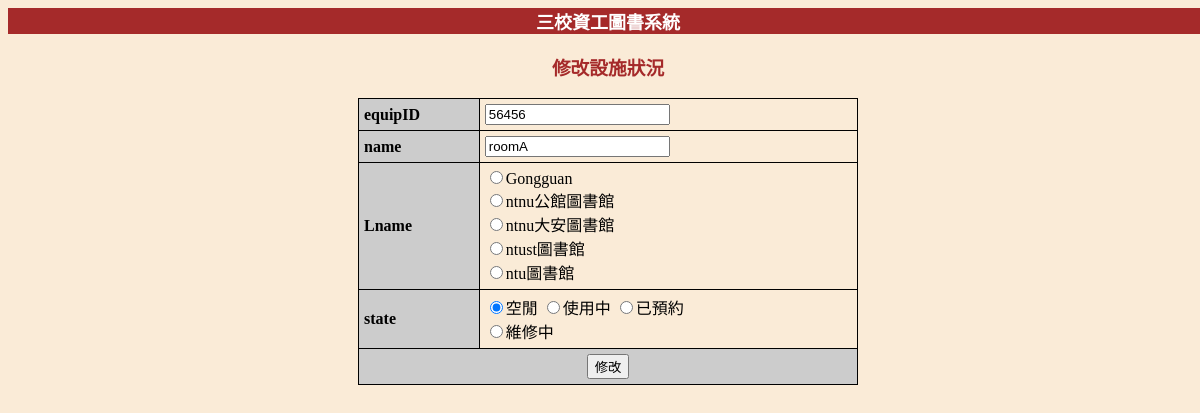
The app's page /manager/updateequip.php?id=56456 with its own data.
### tables this page shows
Create table EQUIPMENT (
	equipID varchar(20),
    name varchar(100),
    Lname varchar(100),
    state varchar(100),
    PRIMARY KEY(equipID),
    foreign key (Lname) references LIBRARY(Lname) on delete cascade
);

Create table LIBRARY (
	Lname varchar(100),
    school varchar(100),
    address varchar(100),
    phone varchar(100),
    url varchar(100),
    PRIMARY KEY(Lname)
);

### manager/updateequip.php (the view, shortened to what this page needs)
<html>
<head>
</head>
<body>
<div id="banner" class="banner" style="background-color:brown;">
			<p style="color: white; font-size: large;font-weight: bolder">三校資工圖書系統
</div>
<h3 align="center" style="color:brown">修改設施狀況</h3>
    <?php
        $conn=require_once "db_info.php";
        $equipID=$_GET["id"];
        $sql = "SELECT * FROM equipment where equipID = '$equipID'";
        $result=mysqli_query($conn,$sql);
        $row = mysqli_fetch_assoc($result);
        $name = $row['name'];
        $Lname = $row['Lname'];
        $state = $row['state'];
    ?>
	<form action="run_updateequip.php" method="post">
	  <table width="500" border="1" bgcolor="#cccccc" align="center">
		<tr>
			<th>equipID</th>
			<td bgcolor="antiquewhite"><input type="text" name="equipID" value="<?php echo $equipID; ?>" readonly/></td>
		</tr>
		<tr>
		  <th>name</th>
		  <td bgcolor="antiquewhite"><input type="text" name="name" value="<?php echo $name; ?>" /></td>
		</tr>
		 <tr>
		  <th>Lname</th>
		  <td bgcolor="antiquewhite">
		  <?php
            $sql2 = "SELECT * FROM library";
            $result2 = mysqli_query($conn, $sql2);
            if ($result2->num_rows > 0) {
                while ($row2 = mysqli_fetch_array($result2, MYSQLI_ASSOC)) {
                    echo "<input type='radio' name='Lname' value='".$row2['Lname']."'";
                    if ($Lname == $row2['Lname']){echo "checked";}
                    echo "/>".$row2['Lname'] ."</input><br>";
                }
            }
          ?>
		  </td>
		</tr>
        <tr>
		  <th>state</th>
		  <td bgcolor="antiquewhite">
            <input type="radio" name="state" value="空閒" <?php if($state=="空閒"){echo "checked";} ?>/>空閒</input>
            <input type="radio" name="state" value="使用中" <?php if($state=="使用中"){echo "checked";} ?>/>使用中</input>
            <input type="radio" name="state" value="已預約" <?php if($state=="已預約"){echo "checked";} ?>/>已預約</input><br>
            <input type="radio" name="state" value="維修中" <?php if($state=="維修中"){echo "checked";} ?>/>維修中</input>
          </td>
		</tr>
		<tr>
		  <th colspan="2">
            <div class="move">
                <input type="submit" value="修改" class="delete-link"/>
            </div>
          </th>
		</tr>
	  </table>
</form>
</body>
</html>

### manager/updateequip.php (style rules this page uses)
body { width: 100%; height: 100%; background-color: antiquewhite; text-align:center; }
table, th, td { border: 1px solid black; border-collapse: collapse; }
th, td { padding: 5px; text-align: left; }
.move { display: flex; justify-content: center; }

### records on screen
equipment: name "roomA", state "☑"
library: Lname "Gongguan"
library: Lname "ntnu公館圖書館"
library: Lname "ntnu大安圖書館"
library: Lname "ntust圖書館"
library: Lname "ntu圖書館"
